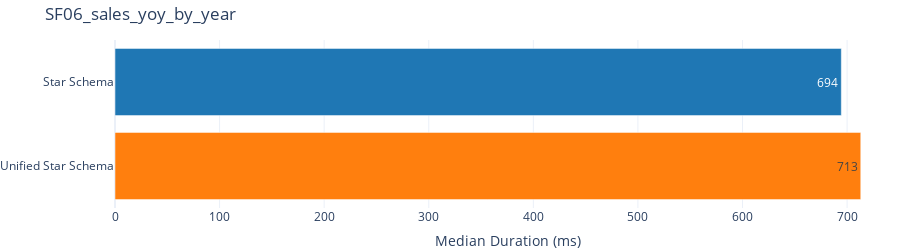

Notebook cell for this chart:
### Markdown cell above
#### SF06 - Sales YoY By Year

### Code cell
run_and_plot("Single Fact", "SF06_sales_yoy_by_year", """
EVALUATE
ADDCOLUMNS(
    SUMMARIZECOLUMNS(
        'dim__date'[year],
        "Sales", SUM('{fact}'[_measure__sales__ext_sales_price])
    ),
    "Sales PY",
        CALCULATE(
            SUM('{fact}'[_measure__sales__ext_sales_price]),
            SAMEPERIODLASTYEAR('dim__date'[date])
        ),
    "YoY Δ",
        SUM('{fact}'[_measure__sales__ext_sales_price])
        - CALCULATE(
            SUM('{fact}'[_measure__sales__ext_sales_price]),
            SAMEPERIODLASTYEAR('dim__date'[date])
        ),
    "YoY %",
        DIVIDE(
            SUM('{fact}'[_measure__sales__ext_sales_price])
            - CALCULATE(
                SUM('{fact}'[_measure__sales__ext_sales_price]),
                SAMEPERIODLASTYEAR('dim__date'[date])
            ),
            CALCULATE(
                SUM('{fact}'[_measure__sales__ext_sales_price]),
                SAMEPERIODLASTYEAR('dim__date'[date])
            )
        )
)
ORDER BY 'dim__date'[year]
""")

### Figure 1 — Plotly figure (JSON) as saved in the notebook; plotly's stock layout.template omitted (floating-point values rounded to 4 significant figures)
{"data": [{"alignmentgroup": "True", "hovertemplate": "dataset=%{y}<br>duration_ms=%{x}<extra></extra>", "legendgroup": "Star Schema", "marker": {"color": "#1f77b4", "pattern": {"shape": ""}}, "name": "Star Schema", "offsetgroup": "Star Schema", "orientation": "h", "showlegend": true, "textposition": "auto", "texttemplate": "%{x:.0f}", "type": "bar", "x": [694.5], "xaxis": "x", "y": ["Star Schema"], "yaxis": "y"}, {"alignmentgroup": "True", "hovertemplate": "dataset=%{y}<br>duration_ms=%{x}<extra></extra>", "legendgroup": "Unified Star Schema", "marker": {"color": "#ff7f0e", "pattern": {"shape": ""}}, "name": "Unified Star Schema", "offsetgroup": "Unified Star Schema", "orientation": "h", "showlegend": true, "textposition": "auto", "texttemplate": "%{x:.0f}", "type": "bar", "x": [713.1], "xaxis": "x", "y": ["Unified Star Schema"], "yaxis": "y"}], "layout": {"barmode": "relative", "height": 250, "legend": {"title": {"text": "dataset"}, "tracegroupgap": 0}, "margin": {"b": 0, "l": 0, "r": 0, "t": 40}, "showlegend": false, "title": {"text": "SF06_sales_yoy_by_year"}, "xaxis": {"anchor": "y", "domain": [0, 1], "title": {"text": "Median Duration (ms)"}}, "yaxis": {"anchor": "x", "categoryarray": ["Unified Star Schema", "Star Schema"], "categoryorder": "array", "domain": [0, 1], "title": {}}}}
